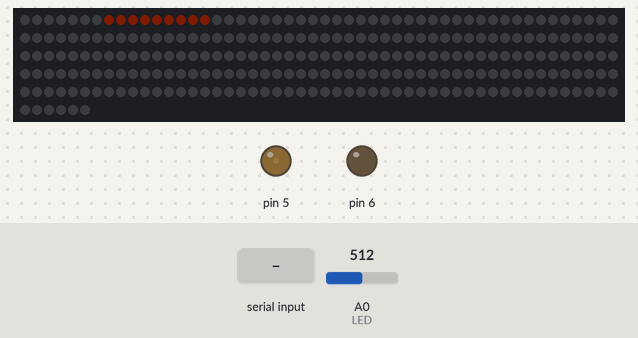
The sketch below on a simulated Arduino Uno, built with avr-gcc and run on an emulated ATmega328P. Shown: 256 RGB LEDs in strip order, left to right, continuing on the next row, output pins drawn as LEDs (lit = HIGH). The test bench sets the inputs (shaded band); at power-on: A0 (LED) = 512. Dim RGB values are drawn brighter than linear; what the sketch prints to the serial monitor is not drawn.

Above: at 1.0 s.
3.0 s: "N90\n" received over Serial
4.6 s: "S90\n" received over Serial
6.2 s: A0 (LED) set to 716
8.4 s: "N,45\n" received over Serial
10.0 s: A0 (LED) set to 900
12.4 s: A0 (LED) set to 1010
Timing chart, 0 to 15.4 s (numbered marks = the images above; inputs shaded):
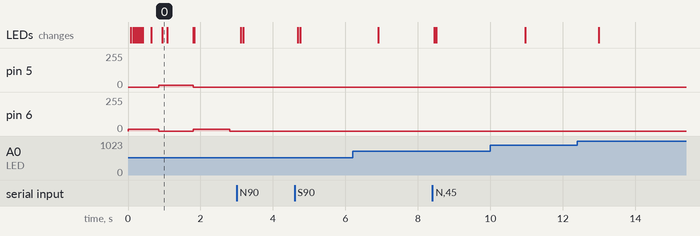

The sketch:

ELM_parse11.ino
```cpp
#include <AltSoftSerial.h>
#include <FastLED.h>

//Serial stuff
//AltSoftSerial debug;

//LED stuff
#define NUM_LEDS 256
#define DATA_PIN 3
#define POS_COLOR CRGB::DarkRed
#define NEG_COLOR CRGB::Cyan
#define CENTER_COLOR CRGB::White
#define CENTER_INDEX 15

int DEBUG_MODE = 0;
// 0 = off
// 1 = show all
// 2 = suppress CAN data

CRGB leds[NUM_LEDS];

//misc
int counter = 0;
int val;
int valScaled = 0;
int valScaledPre = 0;
int lastValScaledPre = 0;

int MAP = 0;
int ABP = 0;
int LOAD = 0;
int TEMP = 0;
int ERR = 0;
int ERR_LAST = 0;
int PID_SEL = 1;
int lastBrightness = 0;
int brightness = 1;
int temp_color = 0; //0 blue, 1 green, 2 off

bool lastFlag1 = true;

unsigned long prevTime = 0;
unsigned long prevTime2 = 0;
unsigned long prevTime3 = 0;
unsigned long prevTime4 = 0;

void setup() {
  Serial.begin(38400);
  Serial.setTimeout(1);
  //debug.begin(38400);

  FastLED.addLeds<WS2812, DATA_PIN, GRB>(leds, NUM_LEDS);

  brightness = map(analogRead(A0), 0, 512, 1, 15); //get current brightness for temp LED only

  FastLED.setBrightness(5); //welcome brightness (5)

  analogWrite(6, brightness);
  analogWrite(5, 0);

  for (int i = 15; i >= 0; i--) //welcome sequence
  {
    leds[i] = CRGB::OrangeRed;
    FastLED.show();
    delay((i*4));
  }
  delay(200);

  analogWrite(5, brightness);
  analogWrite(6, 0);

  for (int i = 0; i < 16; i++) //clear out
  {
    leds[i] = CRGB::Black;
    FastLED.show();
    delay(5);
  }

  //FastLED.setBrightness(1); //initial brightness. assume night

  delay(100); //1E3 worked
  //Serial.println("ATZ"); //set protocol 6
  delay(100);
  Serial.println("ATSP6"); //set protocol 6
  delay(100);
  Serial.println("ATAL"); //allow >7 byte msg
  delay(100);
  Serial.println("ATE0"); //turn off echo
  delay(100);
  Serial.println("ATS0"); //turn off spaces
  delay(100);
  Serial.readString(); //clear
  delay(100);
}

void loop() {
  unsigned long currTime = millis();

  if (1) { //ERR == 0
    //debug.println("OK");
    //debug.print("Counter: ");
    //Serial.prfintln(counter);
    val = MAP - ABP;
    if (ERR != 0) {
        val = 0;
        TEMP = 74; //MIDPOINT - OFF. forces temp LED to turn off when car is stopped from driving or in park.
    }


    //debug.println(val);

    if (val > 0) { //positive pressure
      valScaled = map(val, 0, 70, 0, 15);
    } else
      valScaled = map(val, -10, 0, -8, 0);
    //if (ERR != 0)
    //  valScaled = 0;

      //debug.print("valScaled:" );
      //debug.println(valScaled);
      //debug.print("counter:" );
      //debug.println(counter);

    /*if ( (abs(valScaledPre - lastValScaledPre) > 1) ) { //check delta only in negative pressure zone
      debug.println("boost delta > 1");
      valScaled = valScaledPre;

      lastValScaledPre = valScaledPre;
    }
    else if (valScaledPre >= 0)
    {
      debug.println("POSITIVE PRESSURE");
      valScaled = valScaledPre;
    }*/


    if (counter >= abs(valScaled-15)) { //go up (down) counter init 15
      if (counter > 14)
      {
        //debug.println("neg");
        leds[counter-15] = CRGB::Black;
      } else
        leds[counter] = POS_COLOR;
      counter--;
    }

    if (counter < abs(valScaled-15)) { //go down (up)
      if (counter > 14)
      {
        //debug.println("neg");
        leds[counter-15] = NEG_COLOR;
      } else
        leds[counter] = CRGB::Black;
      counter++;
    }

    if (ERR == 0) //only set center if no errors. saw flickering in error states
        if (LOAD >= 90 && LOAD < 135) {
            leds[CENTER_INDEX] = CRGB::Green;
        } else if (LOAD >= 135 && LOAD < 180) {
            leds[CENTER_INDEX] = CRGB::Yellow;
        } else if (LOAD >= 180)
            leds[CENTER_INDEX] = CRGB::Red;
        else
            leds[CENTER_INDEX] = CENTER_COLOR;

    FastLED.show();

    ///TEMPERATURE AREA
    //temperature selection is here so that when the engine turns on it immediately has a color instead of waiting 10 seconds.
    //this will constantly update temp_color, but TEMP is acquired every 10 seconds. LED is updated according to temp_color every second.

    //TEMP = 75;

    if (TEMP >= 60 && TEMP < 74) {
        //if (DEBUG_MODE)
        //  debug.println("OK - GREEN");
        temp_color = 1;
      } else if (TEMP >= 74) {
        //if (DEBUG_MODE)
        //  debug.println("MIDPOINT - OFF");
        temp_color = 2;
      } else {
        //if (DEBUG_MODE)
        //  debug.println("COLD - BLUE");
        temp_color = 0;
      }

    //ERROR AREA
    //debug.println(counter);
  } if (ERR == -1) { //CAN ERROR
    leds[CENTER_INDEX] = CRGB::Purple;
    FastLED.show();
  } else if (ERR == -2) { //NO DATA
    leds[CENTER_INDEX] = CRGB::Pink;
    FastLED.show();
  } else if (ERR == -3) { //STOPPED (engine off, not start/stop)
    leds[CENTER_INDEX] = CRGB::Green;
    FastLED.show();
  } else if (ERR == -4) { //BAD FRAME
    leds[CENTER_INDEX] = CRGB::Magenta;
    FastLED.show();
  }

  if ((currTime - prevTime >= 50)) { //poll and process every 50 ms
    getData();
    prevTime = currTime;
  }

  if (currTime - prevTime2 >= 1000) //poll LDR and update brightness
  {
    brightness = map(analogRead(A0), 0, 512, 1, 15);

    /*if (DEBUG_MODE == 1 || DEBUG_MODE == 2)
    {
      debug.print("BRIGHTNESS: ");
      debug.println(brightness);
    }*/

    //if (abs(brightness - lastBrightness) > 5)   //20 max probably?
    //{
      //if (DEBUG_MODE == 1 || DEBUG_MODE == 2)
      //  debug.println("BRIGHTNESS UPDATE");
    FastLED.setBrightness(brightness);
    //debug.println(brightness);
    lastBrightness = brightness;
    //}

    //set temperature LED
    if (temp_color == 1) { //OK - GREEN
      analogWrite(6, 0);
      analogWrite(5, brightness);
    }
    if (temp_color == 2) { //MIDPOINT - OFF
      analogWrite(5, 0);
      analogWrite(6, 0);
    }
    if (temp_color == 0) { //COLD - BLUE
      analogWrite(6, brightness);
      analogWrite(5, 0);
    }

    prevTime2 = currTime;
  }

  if (currTime - prevTime4 >= 10E3) //poll TEMP
  {
    //if (DEBUG_MODE == 1 || DEBUG_MODE == 2)
    //  debug.println("POLL TEMP");
    PID_SEL = 2;


    prevTime4 = currTime;
  }

  if (currTime - prevTime3 >= 60E3) //poll ABP
  {
    //if (DEBUG_MODE == 1 || DEBUG_MODE == 2)
    //  debug.println("POLL ABP");
    PID_SEL = 1;
    prevTime3 = currTime;
  }

  delay(17);
  /*
   * poll 50 delay 18 good, 17 working good longest. 16 trial
   */
}

int getData() { //whatever that is in the character array is still represented in hex.
  char response[32] = {};
  char MAParr[3] = {};
  char AUXarr[3] = {};
  if (PID_SEL == 1) //1 = poll ABP + MAP
  {
    Serial.println("010B331"); //MAP + ABP //01 0B 33 1 //PERIODIC ABP REQUEST
    if (DEBUG_MODE == 1 || DEBUG_MODE == 2)
      //debug.println("--------Requesting MAP+ABP---------");
    PID_SEL = 2; //request TEMP right after ABP request at power on
  }
  else if (PID_SEL == 2)
  {
    Serial.println("010B051");
    if (DEBUG_MODE == 1 || DEBUG_MODE == 2) {
      //if (lastFlag1) {
       // debug.println("--------Requesting MAP+TEMP--------");
      //  debug.println(TEMP);
        //lastFlag1 = false;
     // }
    }
    PID_SEL = 1; //flip back to ABP
  }
  else
    Serial.println("010B041"); //MAP ONLY is 010B1. currently polling MAP + LOAD //NORMAL REQUEST

  /*
  The PID_SEL flipping only happens at the idle STOPPED state. Once flow passes through OK state,
  PID_SEL gets set to 0 to call normal request. If timer requests ABP, PID_SEL = 2 does get set
  to 2, but because we are still in OK state, PID_SEL gets set back to 0, overriding 2. Same
  thing if timer requests TEMP.
  */

  //delay(50); //wait for buffer to fill
  int index = 0; //reset array index
  int incoming = 0; //set ic to zero

  while (incoming != -1) //reads in all the way until CR
  {
    incoming = Serial.read(); //read in character (as integer) and destroy
    if (incoming != -1) //ignores -1
    {
      response[index] = incoming;
      index++;
    }
  }

  //error checking
  if (response[0] == 'C') { //CAN ERROR
    ERR = -1;
    //if (ERR_LAST != ERR)
    //  debug.println("CAN ERROR");
    ERR_LAST = ERR;
  } else if (response[0] == 'N') { //NO DATA
    ERR = -2;
    //if (ERR_LAST != ERR)
    //  debug.println("NO DATA");
    ERR_LAST = ERR;
  } else if (response[0] == 'S') { //STOPPED
    ERR = -3;
    //if (ERR_LAST != ERR)
    //  debug.println("STOPPED");
    ERR_LAST = ERR;
  } else if (response[0] != '4') { //BAD FRAME
    ERR = -4;
    //if (ERR_LAST != ERR)
    //  debug.println("BAD FRAME");
    ERR_LAST = ERR;
  } else {
    ERR = 0;
    if (ERR_LAST != ERR)
    //  debug.println("DATA OK");
    ERR_LAST = ERR;

   lastFlag1 = true; //reset flag for serial debugging in STOPPED mode.

    MAParr[0] = response[4]; //4
    MAParr[1] = response[5]; //5

    AUXarr[0] = response[8]; //8
    AUXarr[1] = response[9]; //9

    MAP = strtol(&MAParr[0], NULL, 16);

    //worked in theory but not in practice. turns out response is one cycle late.
    /*if (PID_SEL == 1) { //ABP
      debug.println("Setting ABP to LOAD (ABP requested)");
      ABP = LOAD;
      PID_SEL = 0;
    }*/
    //this will wait until it sees 33. if it does, parse as expected.
    if (response[6] == '3') {
      ABP = strtol(&AUXarr[0], NULL, 16);
    } else if (response[7] == '5') { //if it sees 5 in "05" (coolant temp)
      TEMP = strtol(&AUXarr[0], NULL, 16) - 40; //-40 for zero offset
    } else {
      LOAD = strtol(&AUXarr[0], NULL, 16);
    }


    PID_SEL = 0;

    //print array contents
    //41 0B 64 normal response
    /*if (DEBUG_MODE == 1) {
      for (int i = 0; i < index; i++)  {
          debug.print(response[i]);
        }
        //debug.println();
          debug.print("  TURBO: ");
          debug.print(val);
          debug.print("  LOAD: ");
          debug.print(LOAD);
          debug.print("  ABP: ");
          debug.print(ABP);

         debug.print("  TEMP: ");
         debug.print(TEMP);
         debug.print(" C");
         debug.println();
    }*/

  }
}
```
